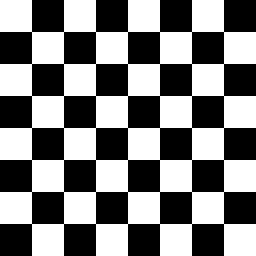
#> input picture checkerboard.tif, 256 x 256 px
$ python alt_demo.py
#> lines starting #> are read from the running program, lines starting #| are printed output that depends on the picture; after the words box and inside, x2 and y2 are one past the last pixel; in counts of white or black regions, pixels touching at a corner belong together
### alt_wiener_filtering.py
import numpy as np


def my_wiener_filter1(y, h, K):

    M1, N1 = y.shape# getting the dimensions of y image
    M2, N2 = h.shape# getting the dimensions of h filter
    Mx, Nx = (M1 - M2 + 1, N1 - N2 + 1) # finding the dimensions of the output of the Wiener filter

    # padding the h filter so it has dimensions equal to (M1 + M2 - 1)x(N1 + N2 - 1)
    h1 = np.pad(h, ((0, y.shape[0] - 1), (0, y.shape[1]- 1)), mode='constant', constant_values = 0)
    # padding the y filter so it has dimensions equal to (M1 + M2 - 1)x(N1 + N2 - 1)
    y1 = np.pad(y, ((0, h.shape[0] - 1), (0, h.shape[1] - 1)), mode='constant', constant_values  = 0)

    H = np.fft.fft2(h1)# finding the FFT of the padded h filter

    H_conj = np.conj(H) # finding the conjugate filter of the FFT H
    H_norm = np.abs(H)**2 # finding the squared norm of the FFT of the H

    G = H_conj / (H_norm + (1 / K))# creating the G Wiener filter based on the theory

    Y = np.fft.fft2(y1)# finding the FFT transform of the input image


    X_hat = G*Y # calculating the result of the Wiener filter on the input image
    x_hat = np.fft.ifft2(X_hat) # finding the inverse FFT of the output of the filter

    x_hat = np.real(x_hat[:Mx, :Nx]) #keeping only the real part of the inverse FFT and forcing it to have dimensions
    # equal with the input image

    return x_hat

### hw3_helper_utils.py
import numpy as np
import cv2


def create_motion_blur_filter(length, angle):
    """
    Generates a 2D kernel, which, when convolved with an image, simulates the motion blur effect.

    :param length: (int) the length of the camera motion, in pixels
    :param angle: (float) the direction of the camera motion, in degrees (measured from the upper left corner)

    :return: a 2D np array
    """

    theta_rad = np.deg2rad(angle)

    x, y = length * np.cos(theta_rad), length * np.sin(theta_rad)

    size_x = max(1, round(x))
    size_y = max(1, round(y))

    img = np.zeros(shape=(size_x, size_y))

    cv2.line(img, pt1=(0, 0), pt2=(size_y - 1, size_x - 1), color=1.0)
    img = img / np.sum(img)

    return img

### alt_demo.py
# -*- coding: utf-8 -*-
"""
Created on Mon Jun 17 22:34:37 2024

@author: chris
"""

import numpy as np
import matplotlib.pyplot as plt
import cv2
import hw3_helper_utils
from scipy.signal import convolve2d
from alt_wiener_filtering import my_wiener_filter1

K = 20
length_angle = [(10, 0), (20, 30)]
noise_levels = [0.02, 0.2]
images = ['checkerboard.tif', 'cameraman.tif']


for filename in images:
    for value in length_angle:
        for n in noise_levels:

            x = cv2.imread(filename, cv2.IMREAD_GRAYSCALE)  # reading the input image
#> x: shape (256, 256); values 64 (black) and 191 (white), 50% white; 1 white region, box (x1, y1, x2, y2) and area: (0, 0, 256, 256) 32768
            x = x.astype(np.float32) / 255.0
            h = hw3_helper_utils.create_motion_blur_filter(value[0], value[1])  # creating the motion blur filter
            y0 = convolve2d(x, h, mode="full")  # convolving the input image with the motion blur image
            v = n * np.random.randn(*y0.shape)  # creating the noise

            y = y0 + v # adding WGN to the result of the convolution

            M1, N1 = y.shape
#> M1 = 265; N1 = 256
            M2, N2 = h.shape
            (Mx, Nx) = (M1 - M2 + 1, N1 - N2 + 1)
#> Mx = 256; Nx = 256

            x_hat = my_wiener_filter1(y, h, K)  # getting the result of the wiener filter
#> in my_wiener_filter1, `y1 = np.pad(y, ((0, h.shape[0] - 1), (0, h.shape[1] - 1)), mode='const..`:
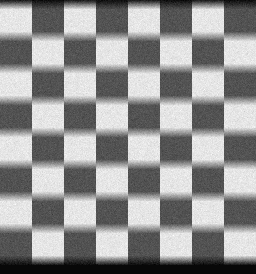
#> y1: shape (274, 256) float64; min -0.0293, max 0.834, mean 0.467; drawn with min black and max white
#> in my_wiener_filter1, `H = np.fft.fft2(h1)# finding the FFT of the padded h filter`:
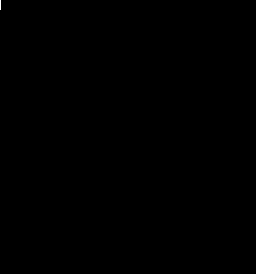
#> h1: shape (274, 256) float64; values 0 (black) and 0.1 (white), 0.01% white in thin lines or dots, all inside (x1, y1, x2, y2) = (0, 0, 1, 10)

            # correctly padding the filter and the y and y0 images so I can perform the DFT
            h1 = np.pad(h, ((0, y.shape[0] - 1), (0, y.shape[1] - 1)), mode='constant', constant_values = 0)
            y1 = np.pad(y, ((0, h.shape[0] - 1), (0, h.shape[1] - 1)), mode='constant', constant_values = 0)
            y2 = np.pad(y0, ((0, h.shape[0] - 1), (0, h.shape[1] - 1)), mode='constant', constant_values = 0)
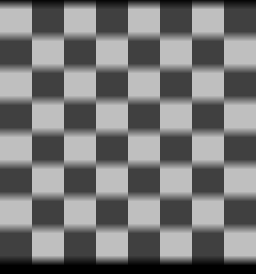
#> y2: shape (274, 256) float64; min 0, max 0.749, mean 0.467

            H = np.fft.fft2(h1)  # performing the FFT transform on the padded filter
            Y = np.fft.fft2(y1)  # performing the FFT transform on the result of the convolution with WGN

            mask = np.abs(H) < 1e-8  # creating a mask to find all the values of H which have a value close to zero
            H_inv = 1 / H  # creating the H_inv filter
            H_inv[mask] = 0  #  frequencies that are zero for the H filter are set to zero for the 1/H

            X_inv = Y * H_inv
            x_inv = np.fft.ifft2(X_inv)

            x_inv = np.real(x_inv[:y.shape[0], :y.shape[1]])

            Y0 = np.fft.fft2(y2)

            X_inv0 = Y0 * H_inv
            x_inv0 = np.fft.ifft2(X_inv0)

            x_inv0 = np.real(x_inv0[:y.shape[0], :y.shape[1]])

            x_hat = x_hat[:Mx, :Nx]
            x_inv = x_inv[:Mx, :Nx]
#> x_inv: shape (256, 256) float64
            x_inv0 = x_inv0[:Mx, :Nx]
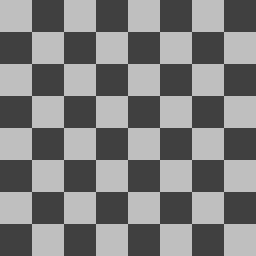
#> x_inv0: shape (256, 256) float64; min 0.251, max 0.749, mean 0.5

            # creating a list for J for K in range from 1 to 200
            J = []

            for k in range(1, 201):
                x_hat1 = my_wiener_filter1(y, h, k)
                J.append(np.mean((x_inv0 - x_hat1) ** 2))
#> this loop made 200 passes
#> pass 2, in my_wiener_filter1 (call 3), `x_hat = np.real(x_hat[:Mx, :Nx])`:
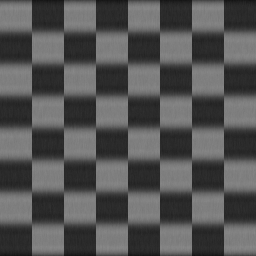
#> x_hat: shape (256, 256) float64; min 0.0769, max 0.536, mean 0.33
#> after the loop, J = 200 values, max 0.0855 at index 0, min 0.00464 at index 28, mean 0.00896

            x_hat = np.clip(x_hat, 0, 1)
            x_inv = np.clip(x_inv, 0, 1)
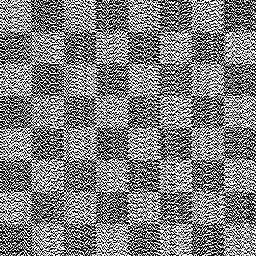
#> x_inv: shape (256, 256) float64; min 0, max 1, mean 0.501
            x_inv0 = np.clip(x_inv0, 0, 1)

            # plotting the desired images
            fig, axs = plt.subplots(nrows=2, ncols=3)
            fig.suptitle(f'Filename = {filename}, K = {K}, length_angle = {value}, noise_level = {n}', fontsize=16)
            axs[0][0].imshow(x, cmap='gray')
            axs[0][0].set_title("Original image x")
            axs[0][1].imshow(y0, cmap='gray')
            axs[0][1].set_title("Clean image y0")
            axs[0][2].imshow(y, cmap='gray')
            axs[0][2].set_title("Blurred and noisy image y")
            axs[1][0].imshow(x_inv0, cmap='gray')
            axs[1][0].set_title("Inverse filtering noiseless output x_inv0")
            axs[1][1].imshow(x_inv, cmap='gray')
            axs[1][1].set_title("Inverse filtering noisy output x_inv")
            axs[1][2].imshow(x_hat, cmap='gray')
            axs[1][2].set_title("Wiener filtering output x_hat")
            plt.show()

            #  plotting the J curve and finding the best K which minimises the MSE
            plt.plot(J)
            plt.ylabel('MSE for J')
            plt.xlabel('K')
            plt.title('MSE')
            minJ = np.argmin(J) + 1
#> minJ = 29
            plt.axvline(minJ, color = 'r', label=f'Optimal K = {minJ}')
            plt.legend()
            plt.grid()
            plt.show()
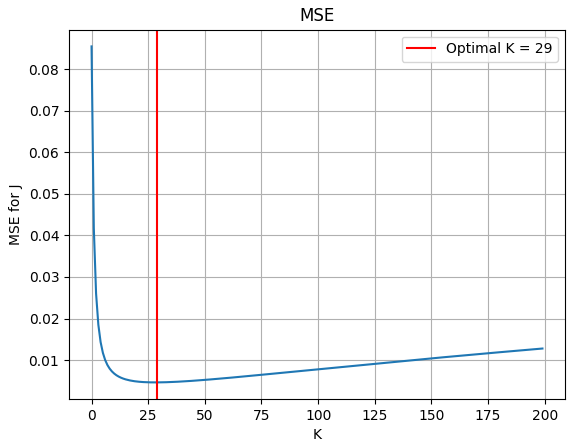
#> figure drawn by matplotlib, 1 panel; curve peaks at x = 0, y = 0.0855
#> pass 2 of the loop `for filename in images:`:
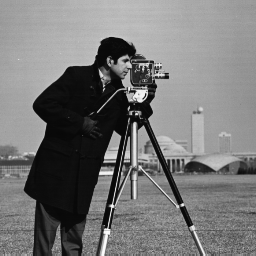
#> input picture cameraman.tif, 256 x 256 px
#> x is the input picture: shape (256, 256); min 7, max 253, mean 118.7
#> `mask = np.abs(H) < 1e-8`:
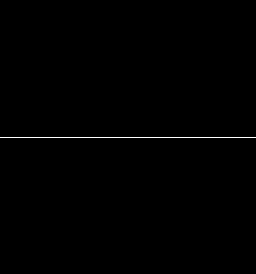
#> mask: shape (274, 256) bool; 0.36% white in thin lines or dots, all inside (x1, y1, x2, y2) = (0, 137, 256, 138)
#> `plt.show()`:
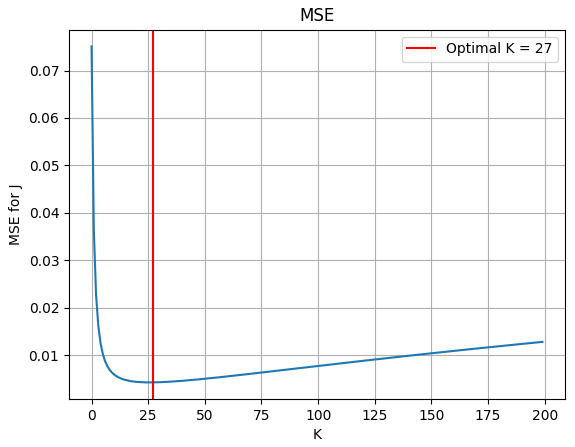
#> figure drawn by matplotlib, 1 panel; curve peaks at x = 0, y = 0.0751
